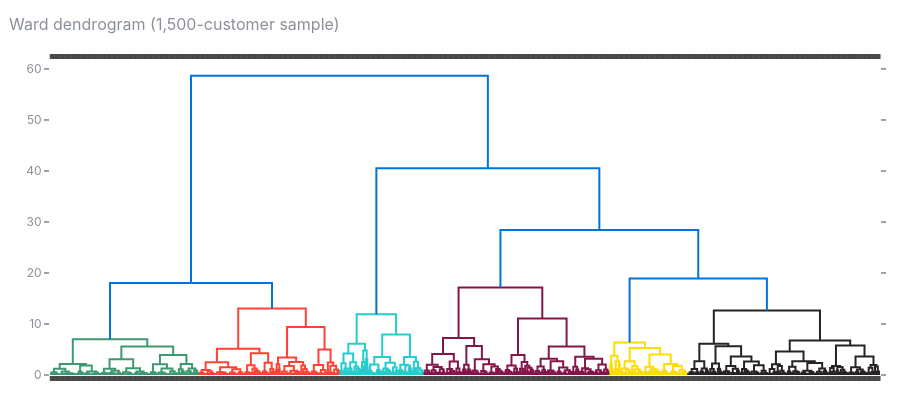

Notebook code cell kept with this figure:
### Markdown cell above
**Choosing K = 4.**
* **k=2** has the best silhouette (0.43) but only separates "active vs inactive" — it cannot drive different marketing actions.
* The elbow *kink* (largest second difference) is at k=4; WCSS flattens thereafter.
* Silhouette is practically identical for k=3 and k=4 (≈0.34) → **no separation is lost by going to 4**, and Davies-Bouldin is similar.
* **Stability:** ARI falls steadily as K grows (k=3 ≈ 0.97, **k=4 ≈ 0.94**, k=5 ≈ 0.92, k=6 ≈ 0.88). 0.94 is still very reproducible, and every extra cluster beyond 4 buys less separation and less stability.
* **Actionability:** 4 clusters map to four distinct playbooks (below).

Silhouette of 0.34 is *moderate* — customer behaviour is a continuum, not islands. We state that rather than overclaim.

### Algorithm comparison (guideline table)
**Hierarchical (Ward)** on a 1,500-customer sample: computationally heavy on all data; the dendrogram lets us verify that the tree really splits into ~4 big branches.

### Code cell
import plotly.figure_factory as ff
idx = np.random.default_rng(42).choice(len(Xs), 1500, replace=False)
dend = ff.create_dendrogram(Xs[idx], orientation="bottom", linkagefun=lambda x: linkage(x, "ward"),
                            color_threshold=18)
dend.update_xaxes(showticklabels=False)
viz._style(dend, "Ward dendrogram (1,500-customer sample)", 420)
